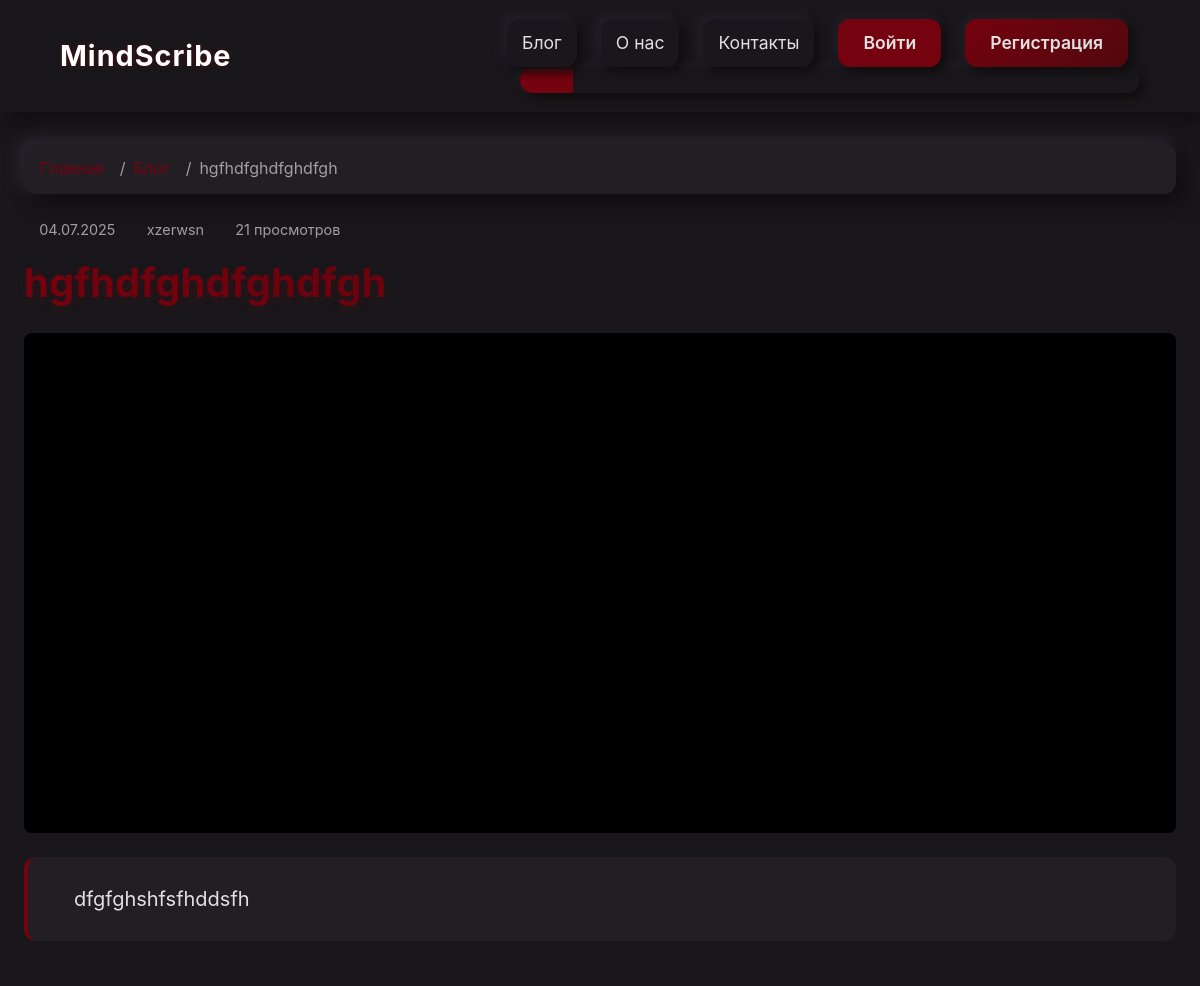
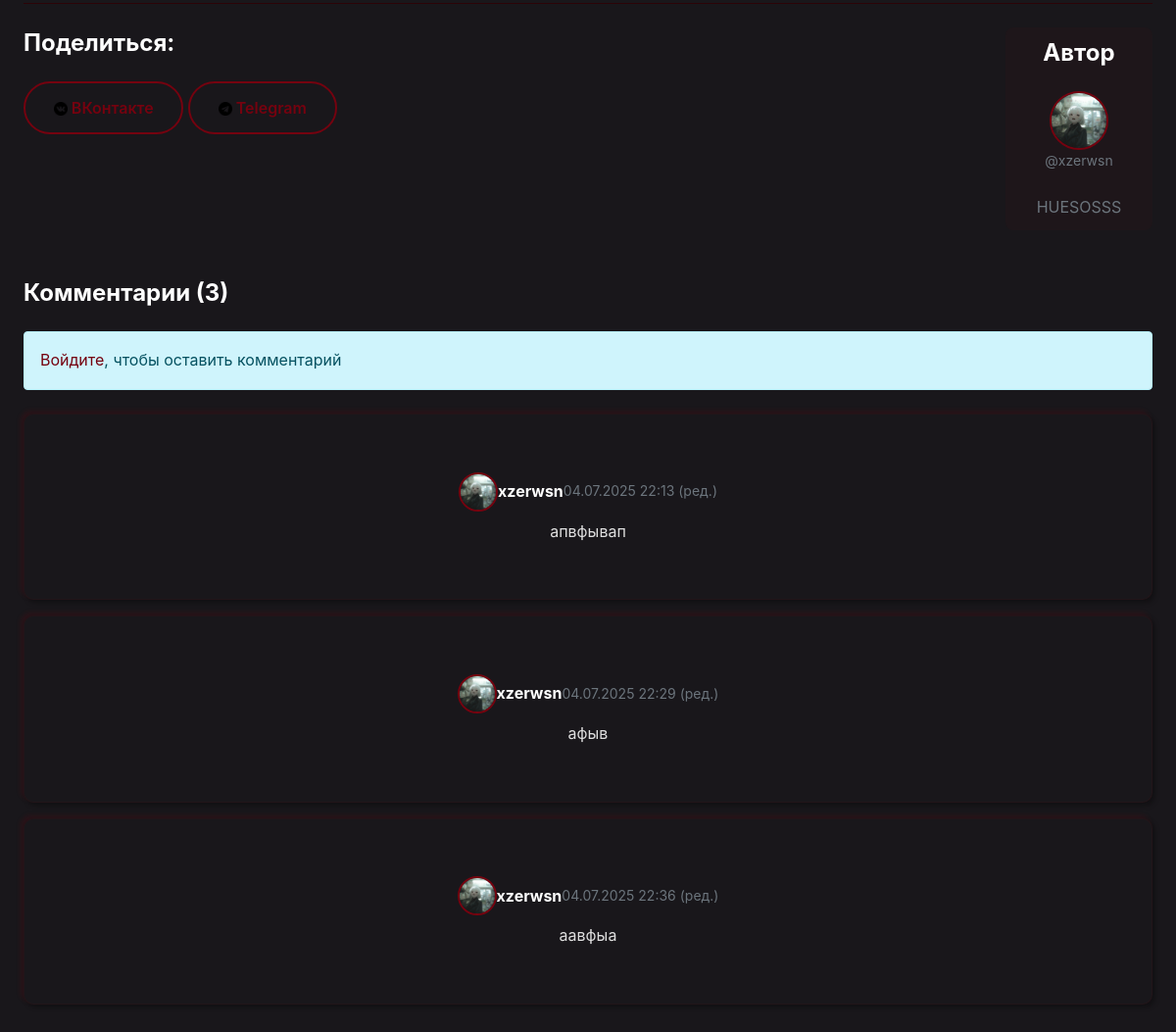
Screenshot of /blog/15/ with the database file from the repository (2 pictures, top to bottom).
### blog/models.py (models this page shows, shortened)
class Post(models.Model):
    title = models.CharField(max_length=200)
    content = models.TextField()  # Переименовано с text на content
    excerpt = models.CharField(max_length=300, blank=True)
    image = models.ImageField(upload_to='post_images/', null=True, blank=True)
    author = models.ForeignKey(User, on_delete=models.CASCADE)
    published_date = models.DateTimeField(auto_now_add=True)
    views = models.PositiveIntegerField(default=0)
    tags = models.ManyToManyField('Tag', blank=True)
    featured = models.BooleanField(default=False, verbose_name="Избранный пост")
    media_file = models.FileField(
        upload_to='post_media/',
        null=True,
        blank=True,
        verbose_name="Медиа-контент",
        validators=[
            FileExtensionValidator(allowed_extensions=[
                'jpg', 'jpeg', 'png', 'gif', 'svg',
                'mp4', 'webm', 'avi'
            ])
        ]
    )
    MEDIA_TYPE_CHOICES = [
        ('image', 'Фото'),
        ('video', 'Видео'),
        ('gif', 'GIF'),
    ]
    media_type = models.CharField(
        max_length=5,
        choices=MEDIA_TYPE_CHOICES,
        null=True,
        blank=True
    )
    class Meta:
        ordering = ['-published_date']  # Сортировка по умолчанию
    def save(self, *args, **kwargs):
        if self.media_file:
            filename = self.media_file.name.lower()
            if filename.endswith(('.gif')):
                self.media_type = 'gif'
            elif filename.endswith(('.mp4', '.webm', '.avi')):
                self.media_type = 'video'
            elif filename.endswith(('.jpg', '.jpeg', '.png', '.bmp', '.svg')):
                self.media_type = 'image'
        super().save(*args, **kwargs)

class Profile(models.Model):
    user = models.OneToOneField(User, on_delete=models.CASCADE)
    bio = models.TextField(max_length=500, blank=True)
    image = models.ImageField(default='default.jpg', upload_to='profile_pics')
    github = models.URLField(max_length=100, blank=True)
    vk = models.URLField(max_length=100, blank=True)
    telegram = models.CharField(max_length=50, blank=True)
    discord = models.CharField(max_length=50, blank=True)

class Comment(models.Model):
    post = models.ForeignKey(Post, on_delete=models.CASCADE, related_name='comments')
    author = models.ForeignKey(User, on_delete=models.CASCADE)
    text = models.TextField()
    created_date = models.DateTimeField(default=timezone.now)
    updated_date = models.DateTimeField(auto_now=True)
    active = models.BooleanField(default=True)
    class Meta:
        ordering = ['created_date']

### blog/views.py (the view)
# urls.py: path('blog/<int:pk>/', PostDetailView.as_view(), name='post_detail'),
class PostDetailView(DetailView):
    model = Post
    template_name = 'blog/posts/post_detail.html'
    def get_context_data(self, **kwargs):
        context = super().get_context_data(**kwargs)
        context['comments'] = self.object.comments.filter(active=True)
        context['comment_form'] = CommentForm()
        return context
    def get_object(self, queryset=None):
        obj = super().get_object(queryset=queryset)
        obj.views += 1
        obj.save()
        return obj

### templates/blog/posts/post_detail.html (shortened to what this page needs)
{% extends "base.html" %}
{% load static %}
{% block content %}
<nav aria-label="breadcrumb">
    <ol class="breadcrumb">
        <li class="breadcrumb-item"><a href="{% url 'home' %}">Главная</a></li>
        <li class="breadcrumb-item"><a href="{% url 'post_list' %}">Блог</a></li>
        <li class="breadcrumb-item active">{{ post.title|truncatechars:30 }}</li>
    </ol>
</nav>
<article class="post">
    <header class="mb-4">
        <div class="post-meta mb-3">
            <span><i class="far fa-calendar-alt"></i> {{ post.published_date|date:"d.m.Y" }}</span>
            <span><i class="far fa-user"></i> {{ post.author }}</span>
            <span><i class="far fa-eye"></i> {{ post.views }} просмотров</span>
        </div>
        <h1>{{ post.title }}</h1>
    </header>
    <div class="post-content">
        <div class="post-media mb-4">
            {% if post.media_file %}
                {% if post.media_type == 'video' %}
                <div class="video-container">
                    <video class="media-content" autoplay loop muted playsinline controls>
                        <source src="{{ post.media_file.url }}" type="video/mp4">
                        <source src="{{ post.media_file.url }}" type="video/webm">
                    </video>
                </div>
                {% else %}
                <img src="{{ post.media_file.url }}"
                    alt="Медиа-контент"
                    class="media-content {% if post.media_type == 'gif' %}gif-media{% endif %}"
                    {% if post.media_type == 'gif' %}loading="eager"{% endif %}>
                {% endif %}
            {% endif %}
        </div>
        <blockquote class="blockquote mt-4 mb-4 p-4" style="border-left: 4px solid var(--primary); background-color: var(--card-bg); border-radius: var(--border-radius);">
            <p style="margin-left: 2%;">{{ post.content }}</p>
        </blockquote>
    </div>
    <footer class="mt-5 pt-4 border-top" style="border-color: var(--dark-accent) !important;">
        <div class="d-flex justify-content-between">
            <div>
                <h4>Поделиться:</h4>
                <div class="social-share mt-2">
                    <a href="{{ user.profile.vk }}" class="btn btn-outline mr-2"><img src="{% static 'images/icons/vk-icon.png' %}" alt="VK" width="14" height="14"> ВКонтакте</a>
                    <a href="https://t.me/{{ user.profile.telegram|cut:'@' }}" class="btn btn-outline mr-2"><img src="{% static 'images/icons/telegram-icon.png' %}" alt="VK" width="14" height="14"> Telegram</a>
                </div>
            </div>
            <div class="author-card">
                <div class="author-card-info">
                    <h4>Автор</h4>
                    <img src="{{ post.author.profile.image.url }}" alt="Автор" class="rounded-circle" width="60" height="60" style="object-fit: cover;">
                    <small class="text-muted">@{{ post.author.username }}</small>
                    <p class="text-muted mb-0">{{ post.author.profile.bio|truncatechars:60 }}</p>
                </div>
            </div>
        </div>
    </footer>
</article>
<section class="comments mt-5">
    <h3>Комментарии (<span id="comments-count">{{ post.comments.count }}</span>)</h3>
    {% if user.is_authenticated %}
    <form method="POST" action="{% url 'add_comment' post.pk %}" class="mt-4" id="comment-form">
        {% csrf_token %}
        <div class="form-group">
            {{ comment_form.text }}
        </div>
        <button type="submit" class="btn btn-primary">Отправить</button>
    </form>
    {% else %}
    <div class="alert alert-info mt-3">
        <a href="{% url 'login' %}">Войдите</a>, чтобы оставить комментарий
    </div>
    {% endif %}
    <div class="comments-list mt-4">
        {% for comment in comments %}
        <div class="comment card mb-3" id="comment-{{ comment.id }}">
            <div class="card-body">
                <div class="d-flex justify-content-between align-items-center mb-2">
                    <div class="d-flex align-items-center">
                        <img src="{{ comment.author.profile.image.url }}"
                             class="rounded-circle mr-2"
                             width="40"
                             height="40"
                             style="object-fit: cover;">
                        <strong>{{ comment.author.username }}</strong>
                    </div>
                    <small class="text-muted">
                        <span class="comment-date">
                            {{ comment.created_date|date:"d.m.Y H:i" }}
                            {% if comment.updated_date > comment.created_date %}
                                (ред.)
                            {% endif %}
                        </span>
                    </small>
                </div>
                <div class="comment-content">
                    <p class="mb-2" id="comment-text-{{ comment.id }}">{{ comment.text }}</p>
                </div>
            </div>
        </div>
        {% endfor %}
    </div>
</section>
{% endblock %}

### templates/base.html (shortened to what this page needs)
{% load static %}
<!DOCTYPE html>
<html lang="ru">
<head>
    <link href="https://cdn.jsdelivr.net/npm/bootstrap@5.1.3/dist/css/bootstrap.min.css"
          rel="stylesheet"
          onerror="this.onerror=null;this.href='/static/vendor/bootstrap.min.css';">
    <link rel="stylesheet"
          href="https://cdnjs.cloudflare.com/ajax/libs/font-awesome/6.4.0/css/all.min.css"
          onerror="this.onerror=null;this.href='/static/vendor/all.min.css';">
    <link rel="stylesheet" href="{% static 'css/navbar.css' %}">
    <link rel="stylesheet" href="{% static 'css/main.css' %}">
</head>
<body>
    {% include 'include/navbar.html' %}
    <main class="container">
        {% block content %}{% endblock %}
    </main>
</body>
</html>

### templates/include/navbar.html (shortened to what this page needs)
{% load static widget_tweaks %}
<nav class="neumorphic-navbar">
    <div class="navbar-brand">
        <a href="{% url 'home' %}">MindScribe</a>
    </div>
    <div class="navbar-menu" id="navbarMenu">
        <ul class="navbar-links">
            <li><a href="{% url 'post_list' %}">Блог</a></li>
            <li><a href="{% url 'about' %}">О нас</a></li>
            <li><a href="{% url 'contact' %}">Контакты</a></li>
            {% if user.is_authenticated %}
                <li class="dropdown">
                    <a href="{% url 'profile' %}" class="dropbtn">{{ user.username }}</a>
                    <div class="dropdown-content">
                        <a href="{% url 'profile' %}">Профиль</a>
                        <a href="{% url 'user_posts' %}">Мои посты</a>
                        <a href="{% url 'post_create' %}">Новая запись</a>
                        <form action="{% url 'logout' %}" method="post" class="d-inline">
                            {% csrf_token %}
                            <button type="submit">
                                <a class="logout">Выйти</a>
                            </button>
                        </form>
                    </div>
                </li>
            {% else %}
                <li><a href="{% url 'login' %}" class="auth-btn">Войти</a></li>
                <li><a href="{% url 'register' %}" class="auth-btn register">Регистрация</a></li>
            {% endif %}
        </ul>
        <form class="search-form" method="GET" action="#">
            <button type="submit" class="search-btn">
                <i class="fas fa-search"></i>
            </button>
        </form>
    </div>
</nav>
<link rel="stylesheet" href="https://cdnjs.cloudflare.com/ajax/libs/font-awesome/6.0.0/css/all.min.css">
<link rel="stylesheet" href="{% static 'css/navbar.css' %}">

### static/css/navbar.css (style rules this page uses)
:root { --dark-bg: #19171b; --primary: #75020f; --secondary: #51080d; --dark-accent: #2b0307; --text-light: #ffffff; --text-gray: #e0e0e0; }
.neumorphic-navbar { display: flex; justify-content: space-between; align-items: center; padding: 1.2rem 5%; background: var(--dark-bg); box-shadow: 8px 8px 16px #0f0d0f, -8px -8px 16px #232129; position: relative; }
.navbar-brand a { color: var(--text-light); font-size: 1.8rem; font-weight: 700; text-decoration: none; letter-spacing: 1px; text-shadow: 0 0 5px rgba(117, 2, 15, 0.5); }
.navbar-links { display: flex; list-style: none; margin: 0; padding: 0; align-items: center; }
.navbar-links li { margin: 0 12px; }
.navbar-links a { color: var(--text-gray); text-decoration: none; font-size: 1.1rem; padding: 10px 15px; border-radius: 12px; transition: all 0.3s ease; position: relative; display: inline-block; }
.navbar-links a:not(.auth-btn):not(.dropbtn) { background: var(--dark-bg); box-shadow: 5px 5px 10px #0f0d0f, -5px -5px 10px #232129; }
.auth-btn { background: var(--primary); box-shadow: 5px 5px 10px #0f0d0f, -3px -3px 8px #232129; border-radius: 50px; padding: 10px 25px !important; font-weight: 600; }
.auth-btn.register { background: linear-gradient(145deg, #75020f, #51080d); }
.search-form { display: flex; margin-left: 25px; border-radius: 50px; overflow: hidden; box-shadow: 5px 5px 10px #0f0d0f, -3px -3px 8px #232129; }
.search-btn { background: var(--primary); border: none; padding: 0 20px; cursor: pointer; color: var(--text-light); transition: background 0.3s; }

### rows the page displays
Post: title "hgfhdfghdfghdfgh", published_date "04.07.2025", author "xzerwsn", views "21", content "dfgfghshfsfhddsfh", author.profile.image (picture), author.username "xzerwsn", author.profile.bio "HUESOSSS", comments.count "3"
Comment: author.profile.image (picture), author.username "xzerwsn", created_date "04.07.2025 22:13", shows "(ред.)", text "апвфывап"
Comment: author.profile.image (picture), author.username "xzerwsn", created_date "04.07.2025 22:29", shows "(ред.)", text "афыв"
Comment: author.profile.image (picture), author.username "xzerwsn", created_date "04.07.2025 22:36", shows "(ред.)", text "аавфыа"
